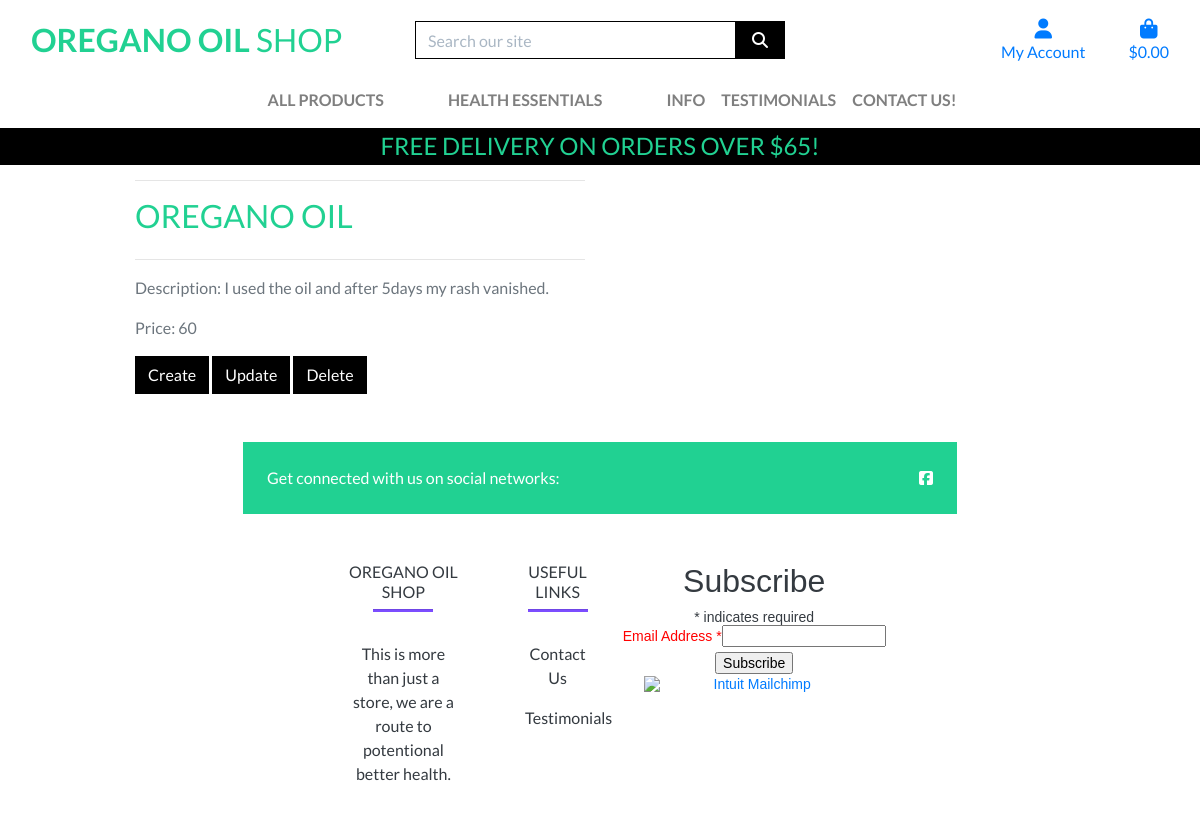
Screenshot of /testimonials/testimonial/19/ with the database file from the repository.
### testimonials/models.py (models this page shows, shortened)
class Testimonials(models.Model):
    title = models.CharField(max_length=255, default="testimonial")
    description = models.TextField(blank=True, null=True)
    price = models.IntegerField()

### testimonials/views.py (the view)
# urls.py: path('testimonial/<int:testimonial_id>/', views.testimonial_detail, name='testimonial_detail'),
def testimonial_detail(request, testimonial_id):
    testimonial = get_object_or_404(Testimonials, pk=testimonial_id)
    return render(request, 'testimonials/testimonial_detail.html', {'testimonial': testimonial})

### bag/contexts.py (called while the page is built, shortened)
def bag_contents(request):
    bag_items = []
    total = 0
    product_count = 0
    bag = request.session.get('bag', {})
    if total < settings.FREE_DELIVERY_THRESHOLD:
        delivery = total * Decimal(settings.STANDARD_DELIVERY_PERCENTAGE / 100)
        free_delivery_delta = settings.FREE_DELIVERY_THRESHOLD - total
    else:
        delivery = 0
        free_delivery_delta = 0
    grand_total = delivery + total
    context = {
        'bag_items': bag_items,
        'total': total,
        'product_count': product_count,
        'delivery': delivery,
        'free_delivery_delta': free_delivery_delta,
        'free_delivery_threshold': settings.FREE_DELIVERY_THRESHOLD,
        'grand_total': grand_total,
    }
    return context

### testimonials/templates/testimonials/testimonial_detail.html (shortened to what this page needs)
{% extends "base.html" %}
{% load static %}
{% block page_header %}
    <div class="container header-container">
    </div>
{% endblock %}
{% block content %}
<div class="overlay"></div>
<div class="container">
    <div class="row">
        <div class="col-12 col-md-6">
            <hr>
    <h2 class = "logo-font mb-4">{{ testimonial.title}}</h2>
    <hr>
    <p class = "text-muted">Description: {{ testimonial.description }}</p>
    <p class = "text-muted">Price: {{ testimonial.price }}</p>
            <a class = "btn btn-black rounded-0" href="{% url 'create_testimonial' %}">Create</a>
            <a class = "btn btn-black rounded-0" href ="{%url 'update_testimonial' testimonial.id %}">Update</a>
            <a class = "btn btn-black rounded-0" href ="{%url 'delete_testimonial' testimonial.id %}">Delete</a>
     </div>
    </div>
    {% endblock %}

### static/css/base.css (style rules this page uses)
html { height: 100%; }
body { background-image: url('https://res.cloudinary.com/dul4q5fmz/image/upload/v1705770344/static/images/oregano-2662890_1280.8cbe19c417ca.jpg') ; background-size: cover; height: calc(100vh - 164px); color: #555; font-family: 'Lato'; }
.logo-font { text-transform: uppercase; color: #21D192; }
.btn-black { background: black; color: white; }
.overlay { height: 100%; width: 100%; top: 0; left: 0; position: fixed; background: white; z-index: -1; }
@media (min-width: 1200px) { .container { max-width: 80%; } }
@media (min-width: 992px) { .header-container { padding-top: 164px; } }

### rows the page displays
Testimonials: title "OREGANO OIL", description "I used the oil and after 5days my rash vanished.", price "60"

### other values shown
{{ free_delivery_threshold }} "65"
